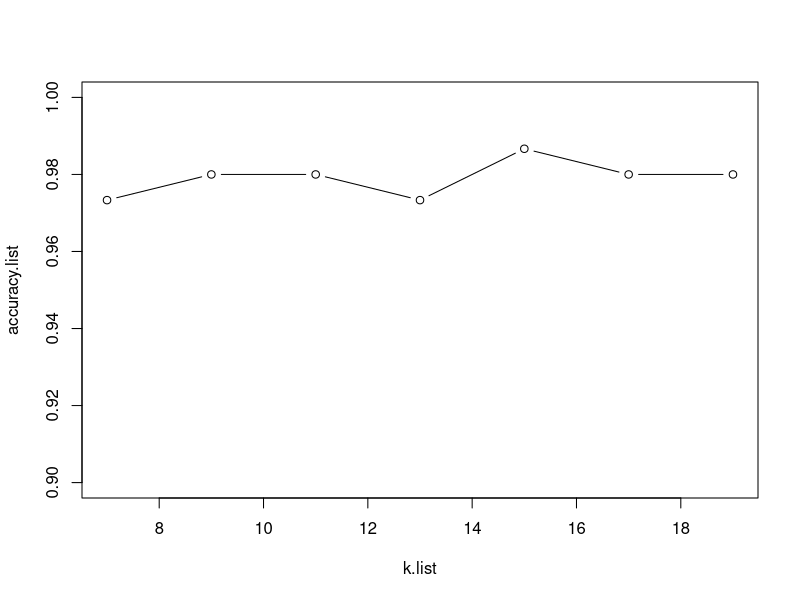

Write R code to recreate this figure.
############################################
##### k-Nearest Neighbors Evaluation  ######
############################################

library(class)
library(caret)

# read dataset
dataset <- iris

# sample create list of 105 (70% of 150) numbers randomly sampled from 1-150
n = 150
s_iris <- sample(n,n*.8)

## create train & test sets based on sampled indexes 
dataset.train <- dataset[s_iris,]

dataset.test <- dataset[-s_iris,]

# simple estimate of k
k = round(sqrt(n))

k <- k-1


########################
# Train & Evaluate knn #
########################

## train model & predict in one step ('knn' function from 'class' library)
knn.predicted <- knn(train = dataset.train[,1:4], test = dataset.test[,1:4], cl = dataset.train$Species, k = 11)

# create contingency table/ confusion matrix 
contingency.table <- table(knn.predicted, dataset.test$Species, dnn=list('predicted','actual'))

contingency.table

# calculate classification accuracy
sum(diag(contingency.table))/length(dataset.test$Species)


##################
# Find optimal k #
##################


## train knn models for multiple values of k and plot accuracies

# list of k
k.list <- c(7,9,11,13,15,17,19)

# empty list for accuracy
accuracy.list <- c()

# loop: train&predict model for each k, compute accuracy and append it to list
for (k in k.list) {
  
  knn.predicted <- knn(train = dataset[,1:4], test = dataset[,1:4], cl = dataset$Species, k = k)
  
  contingency.table <- table(knn.predicted, dataset$Species, dnn=list('predicted','actual'))
  
  accuracy <- sum(diag(contingency.table))/length(dataset$Species)
  
  accuracy.list <- c(accuracy.list,accuracy)
  
}


# plot acccuracy with k, limiting values of y axis between .9 & 1
plot(k.list,accuracy.list,type = "b", ylim = c(.9,1))

## Alternatively:

## train and evaluate multiple knn models to find optimal k
knn.model <- train(dataset[,1:4], dataset$Species, method = "knn", tuneLength = 10, trControl = trainControl(method = "cv"))

# print model outputs
print(knn.model)


#### END ####